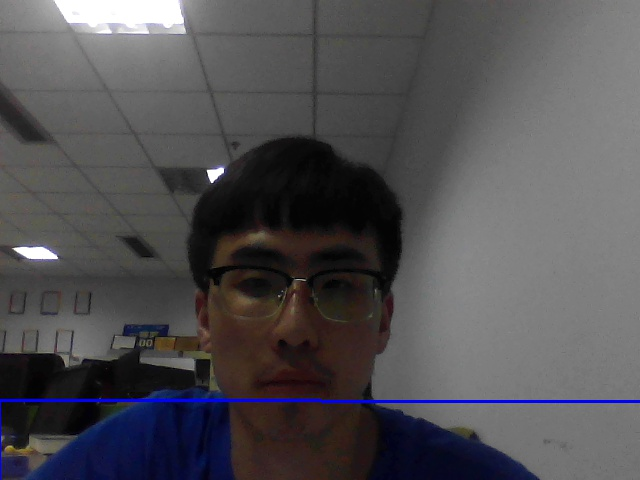
#> input picture 34-视频分析/1-Meanshift&Camshift/每.jpg, 640 x 480 px, given in place of the camera
$ python meanshift.py
#> lines starting #> are read from the running program, lines starting #| are printed output that depends on the picture; after the words box and inside, x2 and y2 are one past the last pixel; in counts of white or black regions, pixels touching at a corner belong together
'''
找到目标对象并跟踪
'''

'''
Meanshift算法原理：比如有一堆点，需要将窗口移到最大密度处，首先找到窗口中点的质心，然后将窗口的中心移到质心处，继续找新窗口中的质心，依次执行下去，直到中心和点的质心重合为止。
'''

import cv2
import numpy as np


cap = cv2.VideoCapture(0)

#take first frame of the video
ret,frame = cap.read()
#> frame is the input picture: shape (480, 640, 3); mean B, G, R 82.5, 79.2, 80.9

r,h,c,w = 250,90,400,125
track_window = (c,r,w,h)

roi = frame[r:r+h,c:c+w]
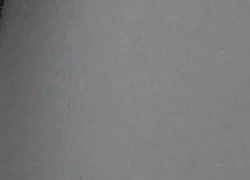
#> roi: shape (90, 125, 3) (shown 2 times larger); mean B, G, R 123.2, 123.2, 123
hsv_roi = cv2.cvtColor(frame,cv2.COLOR_BGR2HSV)
#> hsv_roi: shape (480, 640, 3); mean H, S, V 28.4, 34.1, 85.8
mask = cv2.inRange(hsv_roi,np.array((0.,60.,32.)),np.array((180.,255.,255.)))
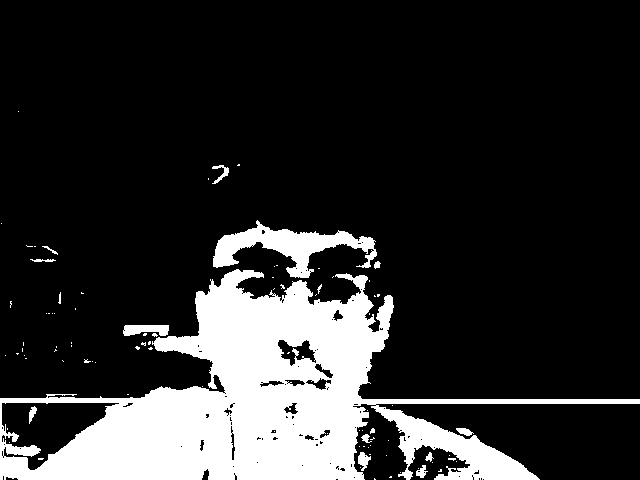
#> mask: shape (480, 640); 17.8% white; 91 white regions (75 under 20 px), largest, box (x1, y1, x2, y2) and area: (0, 269, 640, 480) 49756, (213, 220, 377, 278) 3558, (123, 325, 169, 336) 399
roi_hist = cv2.calcHist([hsv_roi],[0],mask,[180],[0,180])
#> roi_hist = 180 values, max 3595 at index 5, min 0 at index 59, mean 304.4
cv2.normalize(roi_hist,roi_hist,0,255,cv2.NORM_MINMAX)

term_crit = (cv2.TERM_CRITERIA_EPS | cv2.TERM_CRITERIA_COUNT,10,1)

while(1):
    ret,frame = cap.read()

    if ret == True:
        hsv = cv2.cvtColor(frame,cv2.COLOR_BGR2HSV)
        dst = cv2.calcBackProject([hsv],[0],roi_hist,[0,180],1)
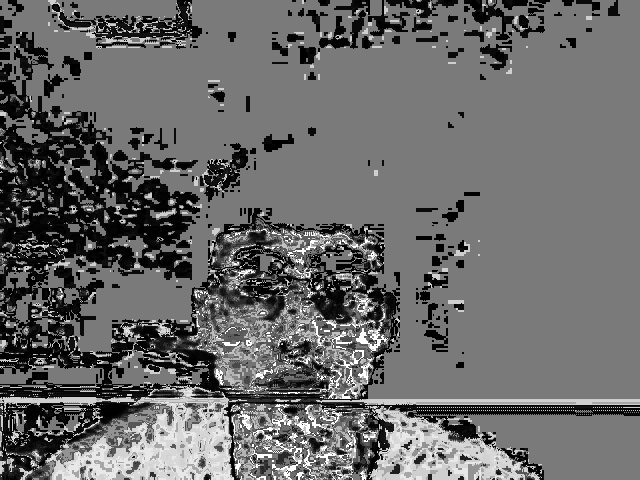
#> dst: shape (480, 640); min 0, max 255, mean 105.4

        ret,track_window = cv2.meanShift(dst,track_window,term_crit)
#> ret = 10; track_window = (423, 244, 125, 90)

        x,y,w,h = track_window
#> x = 423; y = 244; w = 125; h = 90
        img2 = cv2.rectangle(frame,(x,y),(x+w,y+h),255,2)
        cv2.imshow('img2',img2)

        k = cv2.waitKey(60)&0xff
#> (key Esc is pressed here)
        if k == 27:
            break
        else:
            cv2.imwrite(chr(k)+".jpg",img2)

    else:
        break

cv2.destroyAllWindows()
cap.release()
